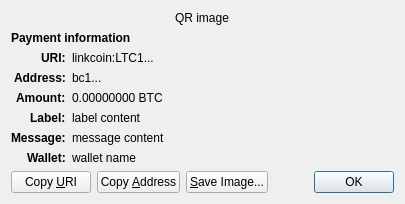
<?xml version="1.0" encoding="UTF-8"?>
<ui version="4.0">
 <class>ReceiveRequestDialog</class>
 <widget class="QDialog" name="ReceiveRequestDialog">
  <property name="geometry">
   <rect>
    <x>0</x>
    <y>0</y>
    <width>413</width>
    <height>229</height>
   </rect>
  </property>
  <property name="windowTitle">
   <string>Request payment to ...</string>
  </property>
  <layout class="QGridLayout" name="gridLayout" columnstretch="0,1">
   <property name="sizeConstraint">
    <enum>QLayout::SetFixedSize</enum>
   </property>
   <item row="0" column="0" colspan="2" alignment="Qt::AlignHCenter">
    <widget class="QRImageWidget" name="qr_code">
     <property name="text">
      <string notr="true">QR image</string>
     </property>
     <property name="textInteractionFlags">
      <set>Qt::NoTextInteraction</set>
     </property>
    </widget>
   </item>
   <item row="1" column="0" colspan="2">
    <widget class="QLabel" name="payment_header">
     <property name="font">
      <font>
       <weight>75</weight>
       <bold>true</bold>
      </font>
     </property>
     <property name="text">
      <string>Payment information</string>
     </property>
     <property name="textInteractionFlags">
      <set>Qt::NoTextInteraction</set>
     </property>
    </widget>
   </item>
   <item row="2" column="0" alignment="Qt::AlignRight|Qt::AlignTop">
    <widget class="QLabel" name="uri_tag">
     <property name="font">
      <font>
       <weight>75</weight>
       <bold>true</bold>
      </font>
     </property>
     <property name="text">
      <string notr="true">URI:</string>
     </property>
     <property name="textFormat">
      <enum>Qt::PlainText</enum>
     </property>
     <property name="textInteractionFlags">
      <set>Qt::NoTextInteraction</set>
     </property>
    </widget>
   </item>
   <item row="2" column="1" alignment="Qt::AlignTop">
    <widget class="QLabel" name="uri_content">
     <property name="text">
      <string notr="true">linkcoin:LTC1...</string>
     </property>
     <property name="textFormat">
      <enum>Qt::RichText</enum>
     </property>
     <property name="wordWrap">
      <bool>true</bool>
     </property>
     <property name="textInteractionFlags">
      <set>Qt::TextSelectableByMouse</set>
     </property>
    </widget>
   </item>
   <item row="3" column="0" alignment="Qt::AlignRight|Qt::AlignTop">
    <widget class="QLabel" name="address_tag">
     <property name="font">
      <font>
       <weight>75</weight>
       <bold>true</bold>
      </font>
     </property>
     <property name="text">
      <string>Address:</string>
     </property>
     <property name="textInteractionFlags">
      <set>Qt::NoTextInteraction</set>
     </property>
    </widget>
   </item>
   <item row="3" column="1" alignment="Qt::AlignTop">
    <widget class="QLabel" name="address_content">
     <property name="text">
      <string notr="true">bc1...</string>
     </property>
     <property name="textFormat">
      <enum>Qt::PlainText</enum>
     </property>
     <property name="textInteractionFlags">
      <set>Qt::TextSelectableByMouse</set>
     </property>
    </widget>
   </item>
   <item row="4" column="0" alignment="Qt::AlignRight|Qt::AlignTop">
    <widget class="QLabel" name="amount_tag">
     <property name="font">
      <font>
       <weight>75</weight>
       <bold>true</bold>
      </font>
     </property>
     <property name="text">
      <string>Amount:</string>
     </property>
     <property name="textInteractionFlags">
      <set>Qt::NoTextInteraction</set>
     </property>
    </widget>
   </item>
   <item row="4" column="1" alignment="Qt::AlignTop">
    <widget class="QLabel" name="amount_content">
     <property name="text">
      <string notr="true">0.00000000 BTC</string>
     </property>
     <property name="textFormat">
      <enum>Qt::PlainText</enum>
     </property>
     <property name="textInteractionFlags">
      <set>Qt::TextSelectableByMouse</set>
     </property>
    </widget>
   </item>
   <item row="5" column="0" alignment="Qt::AlignRight|Qt::AlignTop">
    <widget class="QLabel" name="label_tag">
     <property name="font">
      <font>
       <weight>75</weight>
       <bold>true</bold>
      </font>
     </property>
     <property name="text">
      <string>Label:</string>
     </property>
     <property name="textInteractionFlags">
      <set>Qt::NoTextInteraction</set>
     </property>
    </widget>
   </item>
   <item row="5" column="1" alignment="Qt::AlignTop">
    <widget class="QLabel" name="label_content">
     <property name="text">
      <string notr="true">label content</string>
     </property>
     <property name="textFormat">
      <enum>Qt::PlainText</enum>
     </property>
     <property name="wordWrap">
      <bool>true</bool>
     </property>
     <property name="textInteractionFlags">
      <set>Qt::TextSelectableByMouse</set>
     </property>
    </widget>
   </item>
   <item row="6" column="0" alignment="Qt::AlignRight|Qt::AlignTop">
    <widget class="QLabel" name="message_tag">
     <property name="font">
      <font>
       <weight>75</weight>
       <bold>true</bold>
      </font>
     </property>
     <property name="text">
      <string>Message:</string>
     </property>
     <property name="textInteractionFlags">
      <set>Qt::NoTextInteraction</set>
     </property>
    </widget>
   </item>
   <item row="6" column="1" alignment="Qt::AlignTop">
    <widget class="QLabel" name="message_content">
     <property name="text">
      <string notr="true">message content</string>
     </property>
     <property name="textFormat">
      <enum>Qt::PlainText</enum>
     </property>
     <property name="wordWrap">
      <bool>true</bool>
     </property>
     <property name="textInteractionFlags">
      <set>Qt::TextSelectableByMouse</set>
     </property>
    </widget>
   </item>
   <item row="7" column="0" alignment="Qt::AlignRight|Qt::AlignTop">
    <widget class="QLabel" name="wallet_tag">
     <property name="font">
      <font>
       <weight>75</weight>
       <bold>true</bold>
      </font>
     </property>
     <property name="text">
      <string>Wallet:</string>
     </property>
     <property name="textInteractionFlags">
      <set>Qt::NoTextInteraction</set>
     </property>
    </widget>
   </item>
   <item row="7" column="1" alignment="Qt::AlignTop">
    <widget class="QLabel" name="wallet_content">
     <property name="text">
      <string notr="true">wallet name</string>
     </property>
     <property name="textFormat">
      <enum>Qt::PlainText</enum>
     </property>
     <property name="wordWrap">
      <bool>true</bool>
     </property>
     <property name="textInteractionFlags">
      <set>Qt::TextSelectableByMouse</set>
     </property>
    </widget>
   </item>
   <item row="8" column="0" colspan="2">
    <layout class="QHBoxLayout" name="horizontalLayout">
     <item>
      <widget class="QPushButton" name="btnCopyURI">
       <property name="text">
        <string>Copy &amp;URI</string>
       </property>
       <property name="autoDefault">
        <bool>false</bool>
       </property>
      </widget>
     </item>
     <item>
      <widget class="QPushButton" name="btnCopyAddress">
       <property name="text">
        <string>Copy &amp;Address</string>
       </property>
       <property name="autoDefault">
        <bool>false</bool>
       </property>
      </widget>
     </item>
     <item>
      <widget class="QPushButton" name="btnSaveAs">
       <property name="text">
        <string>&amp;Save Image...</string>
       </property>
       <property name="autoDefault">
        <bool>false</bool>
       </property>
      </widget>
     </item>
     <item>
      <spacer name="horizontalSpacer_2">
       <property name="orientation">
        <enum>Qt::Horizontal</enum>
       </property>
       <property name="sizeHint" stdset="0">
        <size>
         <width>40</width>
         <height>20</height>
        </size>
       </property>
      </spacer>
     </item>
     <item>
      <widget class="QDialogButtonBox" name="buttonBox">
       <property name="focusPolicy">
        <enum>Qt::StrongFocus</enum>
       </property>
       <property name="standardButtons">
        <set>QDialogButtonBox::Ok</set>
       </property>
      </widget>
     </item>
    </layout>
   </item>
  </layout>
 </widget>
 <customwidgets>
  <customwidget>
   <class>QRImageWidget</class>
   <extends>QLabel</extends>
   <header>qt/qrimagewidget.h</header>
  </customwidget>
 </customwidgets>
 <tabstops>
  <tabstop>buttonBox</tabstop>
  <tabstop>btnCopyURI</tabstop>
  <tabstop>btnCopyAddress</tabstop>
  <tabstop>btnSaveAs</tabstop>
 </tabstops>
 <resources/>
 <connections>
  <connection>
   <sender>buttonBox</sender>
   <signal>accepted()</signal>
   <receiver>ReceiveRequestDialog</receiver>
   <slot>accept()</slot>
   <hints>
    <hint type="sourcelabel">
     <x>135</x>
     <y>230</y>
    </hint>
    <hint type="destinationlabel">
     <x>135</x>
     <y>126</y>
    </hint>
   </hints>
  </connection>
 </connections>
</ui>
